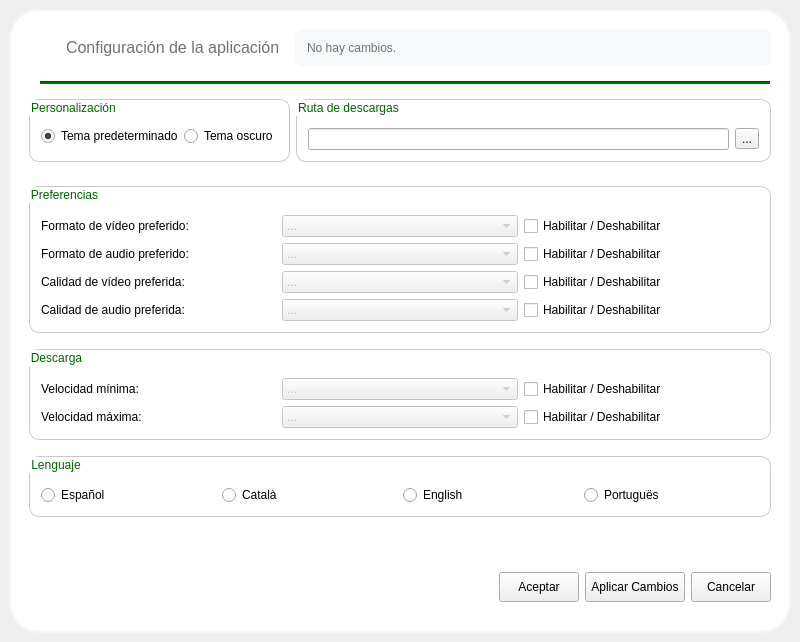
<?xml version="1.0" encoding="UTF-8"?>
<ui version="4.0">
 <class>Settings</class>
 <widget class="QMainWindow" name="Settings">
  <property name="geometry">
   <rect>
    <x>0</x>
    <y>0</y>
    <width>800</width>
    <height>642</height>
   </rect>
  </property>
  <property name="font">
   <font/>
  </property>
  <property name="windowTitle">
   <string>PyDownload | Configuración</string>
  </property>
  <widget class="QWidget" name="centralwidget">
   <layout class="QGridLayout" name="gridLayout">
    <item row="0" column="0">
     <widget class="QFrame" name="content_container_frame">
      <property name="styleSheet">
       <string notr="true">QFrame#content_container_frame{
	border: 2px solid whitesmoke;
	border-radius: 30px;
	background: white;
}</string>
      </property>
      <layout class="QVBoxLayout" name="verticalLayout">
       <item>
        <widget class="QFrame" name="header_frame">
         <property name="maximumSize">
          <size>
           <width>16777215</width>
           <height>70</height>
          </size>
         </property>
         <layout class="QHBoxLayout" name="horizontalLayout">
          <item>
           <widget class="QFrame" name="welcome_label_frame">
            <property name="maximumSize">
             <size>
              <width>260</width>
              <height>16777215</height>
             </size>
            </property>
            <layout class="QHBoxLayout" name="horizontalLayout_4">
             <item>
              <widget class="QLabel" name="image">
               <property name="maximumSize">
                <size>
                 <width>24</width>
                 <height>24</height>
                </size>
               </property>
               <property name="pixmap">
                <pixmap resource="../images.qrc">:/res/images/setting.png</pixmap>
               </property>
               <property name="scaledContents">
                <bool>true</bool>
               </property>
              </widget>
             </item>
             <item>
              <widget class="QLabel" name="welcome_label">
               <property name="font">
                <font/>
               </property>
               <property name="text">
                <string>&lt;html&gt;&lt;head/&gt;&lt;body&gt;&lt;p&gt;&lt;span style=&quot; font-size:12pt; color:#717171;&quot;&gt;Configuración de la aplicación&lt;/span&gt;&lt;/p&gt;&lt;/body&gt;&lt;/html&gt;</string>
               </property>
              </widget>
             </item>
            </layout>
           </widget>
          </item>
          <item>
           <widget class="QFrame" name="status_label_frame">
            <property name="styleSheet">
             <string notr="true">QFrame#status_label_frame{
	border-radius: 8px;
	background-color: #F6F8FA;
}</string>
            </property>
            <layout class="QHBoxLayout" name="horizontalLayout_6">
             <item>
              <widget class="QLabel" name="status_label">
               <property name="font">
                <font/>
               </property>
               <property name="styleSheet">
                <string notr="true">QLabel#status_label{
	margin-top: 2px;
}</string>
               </property>
               <property name="text">
                <string>&lt;html&gt;&lt;head/&gt;&lt;body&gt;&lt;p&gt;&lt;span style=&quot; color:#717171;&quot;&gt;No hay cambios.&lt;/span&gt;&lt;/p&gt;&lt;/body&gt;&lt;/html&gt;</string>
               </property>
              </widget>
             </item>
            </layout>
           </widget>
          </item>
         </layout>
        </widget>
       </item>
       <item>
        <widget class="Line" name="header_line">
         <property name="styleSheet">
          <string notr="true">background-color: darkgreen;
margin-left: 20px;
margin-right: 10px;</string>
         </property>
         <property name="orientation">
          <enum>Qt::Horizontal</enum>
         </property>
        </widget>
       </item>
       <item>
        <widget class="QFrame" name="middle_frame">
         <property name="maximumSize">
          <size>
           <width>16777215</width>
           <height>82</height>
          </size>
         </property>
         <layout class="QHBoxLayout" name="horizontalLayout_2">
          <item>
           <widget class="QGroupBox" name="customization_buttons_group">
            <property name="font">
             <font/>
            </property>
            <property name="toolTip">
             <string>Personalizar la apariencia de la app</string>
            </property>
            <property name="styleSheet">
             <string notr="true">QGroupBox#customization_buttons_group{
	color: darkgreen;
	border: 1px solid #c7c8ca;
	border-radius: 10px;
	padding: 10px;
}</string>
            </property>
            <property name="title">
             <string>Personalización</string>
            </property>
            <layout class="QHBoxLayout" name="horizontalLayout_3">
             <property name="spacing">
              <number>1</number>
             </property>
             <property name="topMargin">
              <number>4</number>
             </property>
             <item>
              <widget class="QRadioButton" name="light_theme_radio">
               <property name="font">
                <font/>
               </property>
               <property name="text">
                <string>Tema predeterminado</string>
               </property>
               <property name="checked">
                <bool>true</bool>
               </property>
              </widget>
             </item>
             <item>
              <widget class="QRadioButton" name="dark_theme_radio">
               <property name="font">
                <font/>
               </property>
               <property name="text">
                <string>Tema oscuro</string>
               </property>
              </widget>
             </item>
            </layout>
           </widget>
          </item>
          <item>
           <widget class="QGroupBox" name="downloads_path_group">
            <property name="font">
             <font/>
            </property>
            <property name="toolTip">
             <string>La ruta de descargas de música y vídeos</string>
            </property>
            <property name="styleSheet">
             <string notr="true">QGroupBox#downloads_path_group{
	color: darkgreen;
	border: 1px solid #c7c8ca;
	border-radius: 10px;
	padding: 10px;
}</string>
            </property>
            <property name="title">
             <string>Ruta de descargas</string>
            </property>
            <layout class="QHBoxLayout" name="horizontalLayout_5">
             <item>
              <widget class="QLineEdit" name="path_input">
               <property name="readOnly">
                <bool>true</bool>
               </property>
              </widget>
             </item>
             <item>
              <widget class="QToolButton" name="file_input">
               <property name="toolTip">
                <string>Seleccionar archivo...</string>
               </property>
               <property name="text">
                <string>...</string>
               </property>
              </widget>
             </item>
            </layout>
           </widget>
          </item>
         </layout>
        </widget>
       </item>
       <item>
        <widget class="QFrame" name="middle_frame_2">
         <layout class="QGridLayout" name="gridLayout_2">
          <property name="verticalSpacing">
           <number>16</number>
          </property>
          <item row="1" column="0">
           <widget class="QGroupBox" name="download_group_box">
            <property name="font">
             <font/>
            </property>
            <property name="toolTip">
             <string>Preferencias de descarga de la app</string>
            </property>
            <property name="styleSheet">
             <string notr="true">QGroupBox#download_group_box{
	color: darkgreen;
	border: 1px solid #c7c8ca;
	border-radius: 10px;
	padding: 10px;
}</string>
            </property>
            <property name="title">
             <string>Descarga</string>
            </property>
            <layout class="QGridLayout" name="gridLayout_4">
             <item row="0" column="0">
              <widget class="QLabel" name="min_speed_label">
               <property name="font">
                <font/>
               </property>
               <property name="text">
                <string>Velocidad mínima:</string>
               </property>
              </widget>
             </item>
             <item row="0" column="1">
              <widget class="QComboBox" name="min_speed_input">
               <property name="enabled">
                <bool>false</bool>
               </property>
               <property name="font">
                <font/>
               </property>
               <item>
                <property name="text">
                 <string>...</string>
                </property>
               </item>
               <item>
                <property name="text">
                 <string>1MB/s</string>
                </property>
               </item>
               <item>
                <property name="text">
                 <string>10MB/s</string>
                </property>
               </item>
               <item>
                <property name="text">
                 <string>20MB/s</string>
                </property>
               </item>
               <item>
                <property name="text">
                 <string>30/MB/s</string>
                </property>
               </item>
              </widget>
             </item>
             <item row="2" column="0">
              <widget class="QLabel" name="max_speed_label">
               <property name="font">
                <font/>
               </property>
               <property name="text">
                <string>Velocidad máxima:</string>
               </property>
              </widget>
             </item>
             <item row="2" column="1">
              <widget class="QComboBox" name="max_speed_input">
               <property name="enabled">
                <bool>false</bool>
               </property>
               <property name="font">
                <font/>
               </property>
               <item>
                <property name="text">
                 <string>...</string>
                </property>
               </item>
               <item>
                <property name="text">
                 <string>1MB/s</string>
                </property>
               </item>
               <item>
                <property name="text">
                 <string>10MB/s</string>
                </property>
               </item>
               <item>
                <property name="text">
                 <string>20MB/s</string>
                </property>
               </item>
               <item>
                <property name="text">
                 <string>30MB/s</string>
                </property>
               </item>
              </widget>
             </item>
             <item row="0" column="2">
              <widget class="QCheckBox" name="minspeed_check">
               <property name="font">
                <font/>
               </property>
               <property name="text">
                <string>Habilitar / Deshabilitar</string>
               </property>
              </widget>
             </item>
             <item row="2" column="2">
              <widget class="QCheckBox" name="max_speed_check">
               <property name="font">
                <font/>
               </property>
               <property name="text">
                <string>Habilitar / Deshabilitar</string>
               </property>
              </widget>
             </item>
            </layout>
           </widget>
          </item>
          <item row="0" column="0">
           <widget class="QGroupBox" name="preferences_group">
            <property name="font">
             <font/>
            </property>
            <property name="toolTip">
             <string>Preferencias de la app</string>
            </property>
            <property name="styleSheet">
             <string notr="true">QGroupBox#preferences_group{
	color: darkgreen;
	border: 1px solid #c7c8ca;
	border-radius: 10px;
	padding: 10px;
}</string>
            </property>
            <property name="title">
             <string>Preferencias</string>
            </property>
            <layout class="QGridLayout" name="gridLayout_3">
             <item row="2" column="2">
              <widget class="QCheckBox" name="videoquality_check">
               <property name="font">
                <font/>
               </property>
               <property name="text">
                <string>Habilitar / Deshabilitar</string>
               </property>
              </widget>
             </item>
             <item row="3" column="0">
              <widget class="QLabel" name="preferred_audioquality_label">
               <property name="text">
                <string>Calidad de audio preferida:</string>
               </property>
              </widget>
             </item>
             <item row="3" column="2">
              <widget class="QCheckBox" name="audioquality_check">
               <property name="font">
                <font/>
               </property>
               <property name="text">
                <string>Habilitar / Deshabilitar</string>
               </property>
              </widget>
             </item>
             <item row="2" column="1">
              <widget class="QComboBox" name="preferred_videoquality_input">
               <property name="enabled">
                <bool>false</bool>
               </property>
               <property name="font">
                <font/>
               </property>
               <item>
                <property name="text">
                 <string>...</string>
                </property>
               </item>
               <item>
                <property name="text">
                 <string>144p</string>
                </property>
               </item>
               <item>
                <property name="text">
                 <string>360p</string>
                </property>
               </item>
               <item>
                <property name="text">
                 <string>480p</string>
                </property>
               </item>
               <item>
                <property name="text">
                 <string>720p</string>
                </property>
               </item>
               <item>
                <property name="text">
                 <string>1080p</string>
                </property>
               </item>
               <item>
                <property name="text">
                 <string>1440p</string>
                </property>
               </item>
               <item>
                <property name="text">
                 <string>2160p</string>
                </property>
               </item>
              </widget>
             </item>
             <item row="1" column="2">
              <widget class="QCheckBox" name="audioformat_check">
               <property name="font">
                <font/>
               </property>
               <property name="text">
                <string>Habilitar / Deshabilitar</string>
               </property>
              </widget>
             </item>
             <item row="1" column="0">
              <widget class="QLabel" name="preferred_audioformat_label">
               <property name="font">
                <font/>
               </property>
               <property name="text">
                <string>Formato de audio preferido:</string>
               </property>
              </widget>
             </item>
             <item row="2" column="0">
              <widget class="QLabel" name="preferred_videoquality_label">
               <property name="font">
                <font/>
               </property>
               <property name="text">
                <string>Calidad de vídeo preferida:</string>
               </property>
              </widget>
             </item>
             <item row="0" column="2">
              <widget class="QCheckBox" name="videoformat_check">
               <property name="font">
                <font/>
               </property>
               <property name="text">
                <string>Habilitar / Deshabilitar</string>
               </property>
              </widget>
             </item>
             <item row="0" column="1">
              <widget class="QComboBox" name="preferred_videoformat_input">
               <property name="enabled">
                <bool>false</bool>
               </property>
               <property name="font">
                <font/>
               </property>
               <item>
                <property name="text">
                 <string>...</string>
                </property>
               </item>
               <item>
                <property name="text">
                 <string>mp4</string>
                </property>
               </item>
               <item>
                <property name="text">
                 <string>3gpp</string>
                </property>
               </item>
               <item>
                <property name="text">
                 <string>webm</string>
                </property>
               </item>
              </widget>
             </item>
             <item row="0" column="0">
              <widget class="QLabel" name="preferred_videoformat_label">
               <property name="font">
                <font/>
               </property>
               <property name="text">
                <string>Formato de vídeo preferido:</string>
               </property>
              </widget>
             </item>
             <item row="1" column="1">
              <widget class="QComboBox" name="preferred_audioformat_input">
               <property name="enabled">
                <bool>false</bool>
               </property>
               <property name="font">
                <font/>
               </property>
               <item>
                <property name="text">
                 <string>...</string>
                </property>
               </item>
               <item>
                <property name="text">
                 <string>mp3</string>
                </property>
               </item>
               <item>
                <property name="text">
                 <string>webm</string>
                </property>
               </item>
              </widget>
             </item>
             <item row="3" column="1">
              <widget class="QComboBox" name="preferred_audioquality_input">
               <property name="enabled">
                <bool>false</bool>
               </property>
               <property name="font">
                <font/>
               </property>
               <item>
                <property name="text">
                 <string>...</string>
                </property>
               </item>
               <item>
                <property name="text">
                 <string>48kbps</string>
                </property>
               </item>
               <item>
                <property name="text">
                 <string>50kbps</string>
                </property>
               </item>
               <item>
                <property name="text">
                 <string>70kbps</string>
                </property>
               </item>
               <item>
                <property name="text">
                 <string>128kbps</string>
                </property>
               </item>
               <item>
                <property name="text">
                 <string>160kbps</string>
                </property>
               </item>
              </widget>
             </item>
            </layout>
           </widget>
          </item>
          <item row="2" column="0">
           <widget class="QGroupBox" name="lang_group_box">
            <property name="font">
             <font/>
            </property>
            <property name="toolTip">
             <string>Lenguajes disponibles</string>
            </property>
            <property name="styleSheet">
             <string notr="true">QGroupBox#lang_group_box{
	color: darkgreen;
	border: 1px solid #c7c8ca;
	border-radius: 10px;
	padding: 10px;
}</string>
            </property>
            <property name="title">
             <string>Lenguaje</string>
            </property>
            <layout class="QGridLayout" name="gridLayout_5">
             <item row="0" column="0">
              <widget class="QRadioButton" name="spanish_radiobtn">
               <property name="font">
                <font/>
               </property>
               <property name="text">
                <string>Español</string>
               </property>
              </widget>
             </item>
             <item row="0" column="2">
              <widget class="QRadioButton" name="catalan_radiobtn">
               <property name="font">
                <font/>
               </property>
               <property name="text">
                <string>Català</string>
               </property>
              </widget>
             </item>
             <item row="0" column="3">
              <widget class="QRadioButton" name="english_radiobtn">
               <property name="font">
                <font/>
               </property>
               <property name="text">
                <string>English</string>
               </property>
              </widget>
             </item>
             <item row="0" column="4">
              <widget class="QRadioButton" name="portuguese_radiobtn">
               <property name="font">
                <font/>
               </property>
               <property name="text">
                <string>Portuguës</string>
               </property>
              </widget>
             </item>
            </layout>
           </widget>
          </item>
         </layout>
        </widget>
       </item>
       <item>
        <spacer name="verticalSpacer">
         <property name="orientation">
          <enum>Qt::Vertical</enum>
         </property>
         <property name="sizeHint" stdset="0">
          <size>
           <width>20</width>
           <height>40</height>
          </size>
         </property>
        </spacer>
       </item>
       <item>
        <widget class="QFrame" name="footer_frame">
         <property name="minimumSize">
          <size>
           <width>0</width>
           <height>70</height>
          </size>
         </property>
         <layout class="QHBoxLayout" name="horizontalLayout_7">
          <item>
           <spacer name="horizontalSpacer">
            <property name="orientation">
             <enum>Qt::Horizontal</enum>
            </property>
            <property name="sizeHint" stdset="0">
             <size>
              <width>473</width>
              <height>20</height>
             </size>
            </property>
           </spacer>
          </item>
          <item>
           <widget class="QPushButton" name="accept_push_button">
            <property name="minimumSize">
             <size>
              <width>0</width>
              <height>30</height>
             </size>
            </property>
            <property name="font">
             <font/>
            </property>
            <property name="toolTip">
             <string>Aceptar y salir</string>
            </property>
            <property name="text">
             <string>Aceptar</string>
            </property>
           </widget>
          </item>
          <item>
           <widget class="QPushButton" name="apply_push_button">
            <property name="minimumSize">
             <size>
              <width>0</width>
              <height>30</height>
             </size>
            </property>
            <property name="font">
             <font/>
            </property>
            <property name="toolTip">
             <string>Aplicar cambios</string>
            </property>
            <property name="styleSheet">
             <string notr="true">padding: 5px;</string>
            </property>
            <property name="text">
             <string>Aplicar Cambios</string>
            </property>
           </widget>
          </item>
          <item>
           <widget class="QPushButton" name="cancel_push_button">
            <property name="minimumSize">
             <size>
              <width>0</width>
              <height>30</height>
             </size>
            </property>
            <property name="font">
             <font/>
            </property>
            <property name="toolTip">
             <string>Cancelar y salir</string>
            </property>
            <property name="text">
             <string>Cancelar</string>
            </property>
           </widget>
          </item>
         </layout>
        </widget>
       </item>
      </layout>
     </widget>
    </item>
   </layout>
  </widget>
 </widget>
 <resources>
  <include location="../images.qrc"/>
  <include location="../images.qrc"/>
 </resources>
 <connections/>
</ui>
